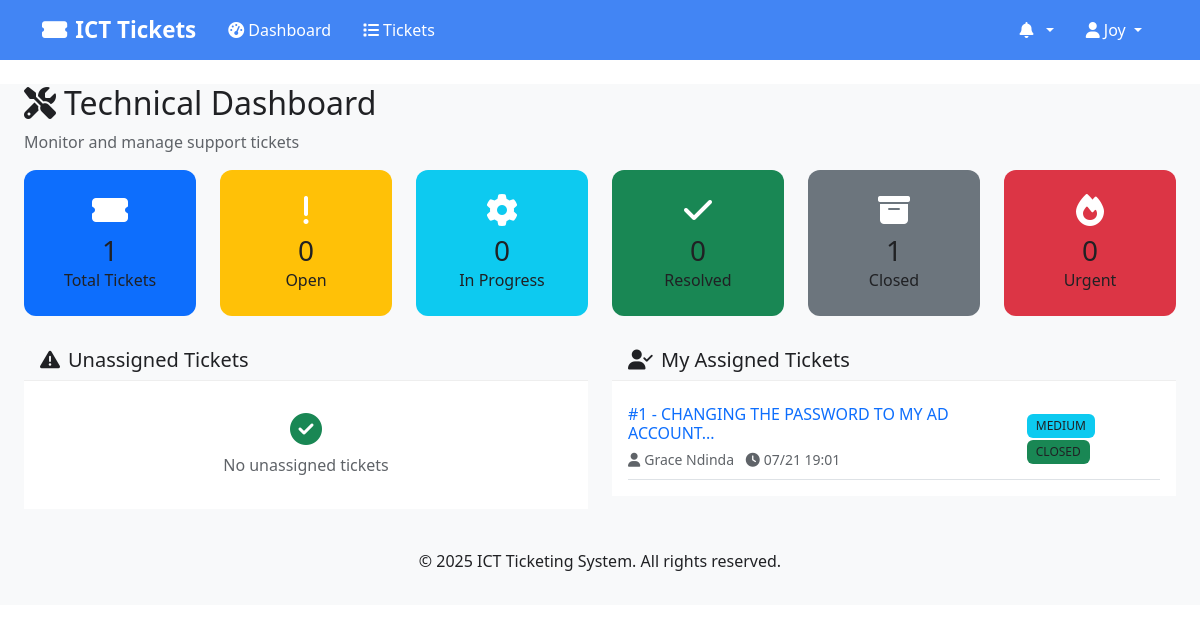
/dashboard (signed in), run on the app's committed database.
### models.py (models this page shows, shortened)
class User(UserMixin, db.Model):
    __tablename__ = 'users'
    id = db.Column(db.Integer, primary_key=True)
    username = db.Column(db.String(80), unique=True, nullable=False)
    email = db.Column(db.String(120), unique=True, nullable=False)
    phone = db.Column(db.String(20), nullable=True)
    password_hash = db.Column(db.String(256), nullable=False)
    first_name = db.Column(db.String(50), nullable=False)
    last_name = db.Column(db.String(50), nullable=False)
    role = db.Column(db.String(20), nullable=False)  # 'user', 'tech', 'admin'
    department_id = db.Column(db.Integer, db.ForeignKey('departments.id'), nullable=True)
    is_active = db.Column(db.Boolean, default=True)
    created_at = db.Column(db.DateTime, default=datetime.utcnow)
    updated_at = db.Column(db.DateTime, default=datetime.utcnow, onupdate=datetime.utcnow)
    department = db.relationship('Department', backref='users')
    created_tickets = db.relationship('Ticket', foreign_keys='Ticket.created_by_id', backref='creator')
    assigned_tickets = db.relationship('Ticket', foreign_keys='Ticket.assigned_to_id', backref='assignee')
    @property
    def full_name(self):
        return f"{self.first_name} {self.last_name}"

class Ticket(db.Model):
    __tablename__ = 'tickets'
    id = db.Column(db.Integer, primary_key=True)
    title = db.Column(db.String(200), nullable=False)
    description = db.Column(db.Text, nullable=False)
    priority = db.Column(db.String(10), nullable=False)  # 'URGENT', 'HIGH', 'MEDIUM', 'LOW'
    status = db.Column(db.String(20), default='OPEN')  # 'OPEN', 'IN_PROGRESS', 'RESOLVED', 'CLOSED'
    category = db.Column(db.String(50), nullable=True)
    created_by_id = db.Column(db.Integer, db.ForeignKey('users.id'), nullable=False)
    assigned_to_id = db.Column(db.Integer, db.ForeignKey('users.id'), nullable=True)
    created_at = db.Column(db.DateTime, default=datetime.utcnow)
    updated_at = db.Column(db.DateTime, default=datetime.utcnow, onupdate=datetime.utcnow)
    resolved_at = db.Column(db.DateTime, nullable=True)
    closed_at = db.Column(db.DateTime, nullable=True)
    comments = db.relationship('TicketComment', backref='ticket', cascade='all, delete-orphan')
    notifications = db.relationship('Notification', backref='ticket', cascade='all, delete-orphan')
    @property
    def priority_color(self):
        colors = {
            'URGENT': 'danger',
            'HIGH': 'warning',
            'MEDIUM': 'info',
            'LOW': 'success'
        }
        return colors.get(self.priority, 'secondary')
    @property
    def status_color(self):
        colors = {
            'OPEN': 'primary',
            'IN_PROGRESS': 'warning',
            'RESOLVED': 'info',
            'CLOSED': 'success'
        }
        return colors.get(self.status, 'secondary')

### routes.py (the view)
@app.route('/dashboard')
@login_required
def dashboard():
    stats = get_ticket_stats()
    if current_user.role == 'admin':
        recent_tickets = Ticket.query.order_by(Ticket.created_at.desc()).limit(5).all()
        unread_notifications = Notification.query.filter_by(user_id=current_user.id, is_read=False).count()
        return render_template('dashboard_admin.html',
                             stats=stats,
                             recent_tickets=recent_tickets,
                             unread_notifications=unread_notifications,
                             User=User, Ticket=Ticket, Department=Department)
    elif current_user.role == 'tech':
        my_tickets = Ticket.query.filter_by(assigned_to_id=current_user.id).all()
        unassigned_tickets = Ticket.query.filter_by(assigned_to_id=None, status='OPEN').all()
        unread_notifications = Notification.query.filter_by(user_id=current_user.id, is_read=False).count()
        return render_template('dashboard_tech.html',
                             stats=stats,
                             my_tickets=my_tickets,
                             unassigned_tickets=unassigned_tickets,
                             unread_notifications=unread_notifications)
    else:
        my_tickets = Ticket.query.filter_by(created_by_id=current_user.id).all()
        unread_notifications = Notification.query.filter_by(user_id=current_user.id, is_read=False).count()
        return render_template('dashboard_user.html',
                             my_tickets=my_tickets,
                             unread_notifications=unread_notifications)

### templates/dashboard_tech.html (shortened to what this page needs)
{% extends "base.html" %}
{% block content %}
<div class="container-fluid">
    <div class="row">
        <div class="col-12">
            <h2><i class="fas fa-tools me-2"></i>Technical Dashboard</h2>
            <p class="text-muted">Monitor and manage support tickets</p>
        </div>
    </div>
    <div class="row mb-4">
        <div class="col-lg-2 col-md-4 col-sm-6">
            <div class="card dashboard-card-total h-100 text-white rounded-3 p-3">
                <div class="card-body text-center">
                    <i class="fas fa-ticket-alt fs-2 mb-2"></i>
                    <h3 class="mb-0">{{ stats.total }}</h3>
                    <p class="mb-0">Total Tickets</p>
                </div>
            </div>
        </div>
        <div class="col-lg-2 col-md-4 col-sm-6">
            <div class="card dashboard-card-open h-100 text-white rounded-3 p-3">
                <div class="card-body text-center">
                    <i class="fas fa-exclamation fs-2 mb-2"></i>
                    <h3 class="mb-0">{{ stats.open }}</h3>
                    <p class="mb-0">Open</p>
                </div>
            </div>
        </div>
        <div class="col-lg-2 col-md-4 col-sm-6">
            <div class="card dashboard-card-inprogress h-100 text-white rounded-3 p-3">
                <div class="card-body text-center">
                    <i class="fas fa-cog fs-2 mb-2"></i>
                    <h3 class="mb-0">{{ stats.in_progress }}</h3>
                    <p class="mb-0">In Progress</p>
                </div>
            </div>
        </div>
        <div class="col-lg-2 col-md-4 col-sm-6">
            <div class="card dashboard-card-resolved h-100 text-white rounded-3 p-3">
                <div class="card-body text-center">
                    <i class="fas fa-check fs-2 mb-2"></i>
                    <h3 class="mb-0">{{ stats.resolved }}</h3>
                    <p class="mb-0">Resolved</p>
                </div>
            </div>
        </div>
        <div class="col-lg-2 col-md-4 col-sm-6">
            <div class="card dashboard-card-closed h-100 text-white rounded-3 p-3">
                <div class="card-body text-center">
                    <i class="fas fa-archive fs-2 mb-2"></i>
                    <h3 class="mb-0">{{ stats.closed }}</h3>
                    <p class="mb-0">Closed</p>
                </div>
            </div>
        </div>
        <div class="col-lg-2 col-md-4 col-sm-6">
            <div class="card dashboard-card-urgent h-100 text-white rounded-3 p-3">
                <div class="card-body text-center">
                    <i class="fas fa-fire fs-2 mb-2"></i>
                    <h3 class="mb-0">{{ stats.urgent }}</h3>
                    <p class="mb-0">Urgent</p>
                </div>
            </div>
        </div>
    </div>
    <div class="row">
        <div class="col-lg-6 mb-4">
            <div class="card">
                <div class="card-header bg-warning text-white">
                    <h5 class="mb-0"><i class="fas fa-exclamation-triangle me-2"></i>Unassigned Tickets</h5>
                </div>
                <div class="card-body">
                    {% if unassigned_tickets %}
                    {% for ticket in unassigned_tickets[:5] %}
                    <div class="d-flex justify-content-between align-items-center py-2 border-bottom">
                        <div class="flex-grow-1">
                            <h6 class="mb-1">
                                <a href="{{ url_for('view_ticket', ticket_id=ticket.id) }}" class="text-decoration-none">
                                    #{{ ticket.id }} - {{ ticket.title[:50] }}...
                                </a>
                            </h6>
                            <small class="text-muted">
                                <i class="fas fa-user me-1"></i>{{ ticket.creator.full_name }}
                                <i class="fas fa-clock ms-2 me-1"></i>{{ ticket.created_at.strftime('%m/%d %H:%M') }}
                            </small>
                        </div>
                        <div class="ms-3">
                            <span class="badge bg-{{ ticket.priority_color }} me-2">{{ ticket.priority }}</span>
                            <a href="{{ url_for('take_ticket', ticket_id=ticket.id) }}"
                               class="btn btn-sm btn-primary">Take</a>
                        </div>
                    </div>
                    {% endfor %}
                    {% if unassigned_tickets|length > 5 %}
                    <div class="text-center mt-3">
                        <a href="{{ url_for('list_tickets', status='OPEN') }}" class="btn btn-outline-primary">
                            View All ({{ unassigned_tickets|length }})
                        </a>
                    </div>
                    {% endif %}
                    {% else %}
                    <div class="text-center py-3">
                        <i class="fas fa-check-circle fs-2 text-success mb-2"></i>
                        <p class="text-muted mb-0">No unassigned tickets</p>
                    </div>
                    {% endif %}
                </div>
            </div>
        </div>
        <div class="col-lg-6 mb-4">
            <div class="card">
                <div class="card-header bg-info text-white">
                    <h5 class="mb-0"><i class="fas fa-user-check me-2"></i>My Assigned Tickets</h5>
                </div>
                <div class="card-body">
                    {% if my_tickets %}
                    {% for ticket in my_tickets[:5] %}
                    <div class="d-flex justify-content-between align-items-center py-2 border-bottom">
                        <div class="flex-grow-1">
                            <h6 class="mb-1">
                                <a href="{{ url_for('view_ticket', ticket_id=ticket.id) }}" class="text-decoration-none">
                                    #{{ ticket.id }} - {{ ticket.title[:50] }}...
                                </a>
                            </h6>
                            <small class="text-muted">
                                <i class="fas fa-user me-1"></i>{{ ticket.creator.full_name }}
                                <i class="fas fa-clock ms-2 me-1"></i>{{ ticket.created_at.strftime('%m/%d %H:%M') }}
                            </small>
                        </div>
                        <div class="ms-3">
                            <span class="badge bg-{{ ticket.priority_color }} me-2">{{ ticket.priority }}</span>
                            <span class="badge bg-{{ ticket.status_color }}">{{ ticket.status.replace('_', ' ') }}</span>
                        </div>
                    </div>
                    {% endfor %}
                    {% else %}
                    <div class="text-center py-3">
                        <i class="fas fa-inbox fs-2 text-muted mb-2"></i>
                        <p class="text-muted mb-0">No assigned tickets</p>
                    </div>
                    {% endif %}
                </div>
            </div>
        </div>
    </div>
</div>
{% endblock %}

### templates/base.html (shortened to what this page needs)
<!DOCTYPE html>
<html lang="en">
<head>
    <link href="https://cdn.jsdelivr.net/npm/bootstrap@5.3.0/dist/css/bootstrap.min.css" rel="stylesheet">
    <link href="https://cdnjs.cloudflare.com/ajax/libs/font-awesome/6.4.0/css/all.min.css" rel="stylesheet">
    <link href="{{ url_for('static', filename='css/style.css') }}" rel="stylesheet">
</head>
<body>
    <nav class="navbar navbar-expand-lg shadow-sm" style="background-color: #4285f4 !important;">
        <div class="container" style="background-color: #4285f4;">
            <a class="navbar-brand" href="{{ url_for('dashboard' if current_user.is_authenticated else 'index') }}" style="color: #ffffff !important; font-weight: 600;">
                <i class="fas fa-ticket-alt me-2"></i>ICT Tickets
            </a>
            {% if current_user.is_authenticated %}
            <div class="collapse navbar-collapse" id="navbarNav">
                <ul class="navbar-nav me-auto">
                    <li class="nav-item">
                        <a class="nav-link" href="{{ url_for('dashboard') }}" style="color: #ffffff !important; font-weight: 500;">
                            <i class="fas fa-tachometer-alt me-1"></i>Dashboard
                        </a>
                    </li>
                    <li class="nav-item">
                        <a class="nav-link" href="{{ url_for('list_tickets') }}" style="color: #ffffff !important; font-weight: 500;">
                            <i class="fas fa-list me-1"></i>Tickets
                        </a>
                    </li>
                </ul>
                <ul class="navbar-nav">
                    <li class="nav-item dropdown">
                        <a class="nav-link dropdown-toggle" href="#" role="button" data-bs-toggle="dropdown" style="color: #ffffff !important; font-weight: 500;">
                            <i class="fas fa-bell me-1"></i>
                            {% set unread_count = 0 %}
                            {% if current_user.notifications is defined and current_user.notifications %}
                                {% set unread_count = current_user.notifications|selectattr('is_read', 'equalto', False)|list|length %}
                            {% endif %}
                        </a>
                            {% set recent_notifications = [] %}
                            {% if current_user.notifications is defined and current_user.notifications %}
                                {% set recent_notifications = current_user.notifications[:5] %}
                            {% endif %}
                    </li>
                    <li class="nav-item dropdown">
                        <a class="nav-link dropdown-toggle" href="#" role="button" data-bs-toggle="dropdown" style="color: #ffffff !important; font-weight: 500;">
                            <i class="fas fa-user me-1"></i>{{ current_user.first_name }}
                        </a>
                    </li>
                </ul>
            </div>
            {% endif %}
        </div>
    </nav>
    <main class="container-fluid mt-4">
        {% block content %}{% endblock %}
    </main>
    <footer class="bg-light text-center text-muted py-3 mt-5">
        <div class="container">
            <p>&copy; 2025 ICT Ticketing System. All rights reserved.</p>
        </div>
    </footer>
</body>
</html>

### data on the page
User: first_name "Joy"
Ticket: id "1", title "CHANGING THE PASSWORD TO MY AD ACCOUNT", creator.full_name "Grace Ndinda", created_at "07/21 19:01", priority "MEDIUM", status.replace "CLOSED"

### other printed values
{{ stats.total }} "1"
{{ stats.open }} "0"
{{ stats.in_progress }} "0"
{{ stats.resolved }} "0"
{{ stats.closed }} "1"
{{ stats.urgent }} "0"
